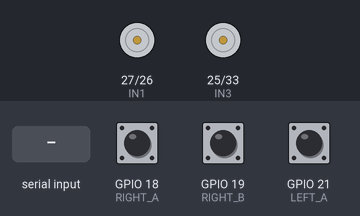
Bench run of a sketch on a simulated ESP32. Shown: motor-driver pin pairs drawn as motors (green arrow = first pin HIGH = forward, orange = second pin HIGH = backward, longer = more drive, scaled by the enable pin). The test bench sets the inputs (shaded band); at power-on: GPIO 18 (RIGHT_A) HIGH, GPIO 19 (RIGHT_B) HIGH, GPIO 21 (LEFT_A) HIGH. What the sketch prints to the serial monitor is not drawn.

Above: at 1.2 s.
1.3 s: "1" received over Serial
At 1.9 s:
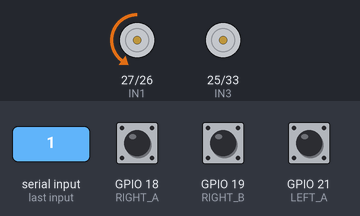
4.3 s: "2" received over Serial
At 6.9 s:
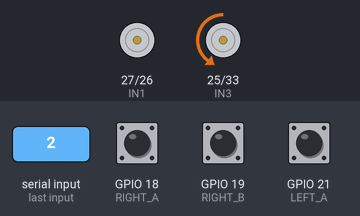
7.3 s: "3" received over Serial
10.3 s: GPIO 18 (RIGHT_A) pulled LOW for 0.15 s
13.4 s: "A" received over Serial
At 17.2 s:
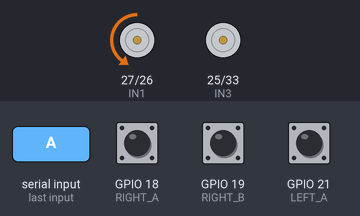
Timing chart, 0 to 17.4 s (numbered marks = the images above; inputs shaded):
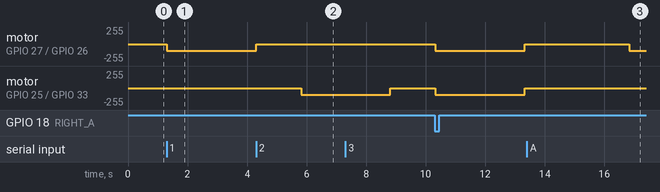

The sketch:

motor_power_diagnostic.ino
```cpp
// ============================================================
// MOTOR POWER DIAGNOSTIC TEST
// Bot 1 | ESP32 + L298N + Encoders
// ============================================================
// PURPOSE:
//   Test each motor independently AND together to determine:
//   1. Whether each motor can spin at a given PWM
//   2. The encoder counts/second (= actual speed)
//   3. Whether running BOTH motors causes power starvation
//
// HOW TO READ RESULTS:
//   counts/sec × 60 ÷ 712 = RPM  (712 = counts/revolution)
//   Expected at PWM 100 on 5V: roughly 30-80 RPM
//   If counts/sec < 10 → motor is stalling (not enough power)
//   If LEFT >> RIGHT at same PWM → imbalance confirmed
//   If individual OK but BOTH low → power supply is the bottleneck
//
// CONNECTIONS: Same as Stage 2 (encoders + motors)
// SEND COMMANDS via Serial Monitor:
//   '1' → Test LEFT motor only
//   '2' → Test RIGHT motor only
//   '3' → Test BOTH motors simultaneously
//   'A' → Auto-run all 3 tests in sequence
// ============================================================

// --- Motor Pins ---
#define IN1  27
#define IN2  26
#define IN3  25
#define IN4  33
#define ENA  14
#define ENB  32

// --- Encoder Pins --- CORRECTED: physically swapped
// LEFT motor encoder  → physically on GPIO21/22
// RIGHT motor encoder → physically on GPIO18/19
#define LEFT_A   21
#define LEFT_B   22
#define RIGHT_A  18
#define RIGHT_B  19

// --- Test settings ---
#define TEST_PWM      100     // PWM value to test at (0-255)
#define TEST_SECS     3       // run duration per test
#define COUNTS_PER_REV 712.0f // from Stage 2

// ============================================================

volatile long leftCount  = 0;
volatile long rightCount = 0;

void IRAM_ATTR leftISR()
{
  // Left motor encoder on GPIO21/22: forward = negative → flip it
  if (digitalRead(LEFT_A) == digitalRead(LEFT_B)) leftCount--;
  else leftCount++;
}

void IRAM_ATTR rightISR()
{
  // Right motor encoder on GPIO18/19: forward = positive → keep
  if (digitalRead(RIGHT_A) == digitalRead(RIGHT_B)) rightCount++;
  else rightCount--;
}

// ============================================================

void leftMotor(int speed)
{
  speed = constrain(speed, -255, 255);
  if (speed > 0)      { digitalWrite(IN1, LOW);  digitalWrite(IN2, HIGH); }
  else if (speed < 0) { digitalWrite(IN1, HIGH); digitalWrite(IN2, LOW);  }
  else                { digitalWrite(IN1, LOW);  digitalWrite(IN2, LOW);  }
  analogWrite(ENA, abs(speed));
}

void rightMotor(int speed)
{
  speed = constrain(speed, -255, 255);
  if (speed > 0)      { digitalWrite(IN3, LOW);  digitalWrite(IN4, HIGH); }
  else if (speed < 0) { digitalWrite(IN3, HIGH); digitalWrite(IN4, LOW);  }
  else                { digitalWrite(IN3, LOW);  digitalWrite(IN4, LOW);  }
  analogWrite(ENB, abs(speed));
}

void stopMotors()
{
  analogWrite(ENA, 0); analogWrite(ENB, 0);
  digitalWrite(IN1, LOW); digitalWrite(IN2, LOW);
  digitalWrite(IN3, LOW); digitalWrite(IN4, LOW);
}

// ============================================================

void resetCounts()
{
  noInterrupts();
  leftCount  = 0;
  rightCount = 0;
  interrupts();
}

void printResult(const char* label, long L, long R, int secs)
{
  float Lps  = abs(L) / (float)secs;   // counts per second
  float Rps  = abs(R) / (float)secs;
  float Lrpm = Lps * 60.0f / COUNTS_PER_REV;
  float Rrpm = Rps * 60.0f / COUNTS_PER_REV;

  Serial.println();
  Serial.print("=== "); Serial.print(label); Serial.println(" ===");
  Serial.print("  Left  : "); Serial.print(L);
  Serial.print(" counts  ("); Serial.print(Lps, 1);
  Serial.print(" c/s  ~"); Serial.print(Lrpm, 1); Serial.println(" RPM)");
  Serial.print("  Right : "); Serial.print(R);
  Serial.print(" counts  ("); Serial.print(Rps, 1);
  Serial.print(" c/s  ~"); Serial.print(Rrpm, 1); Serial.println(" RPM)");

  // Power assessment
  if (L == 0 && R == 0)
    Serial.println("  ⚠ BOTH STALLED — no power reaching motors");
  else if (abs(L) < 20)
    Serial.println("  ⚠ LEFT  STALLED — check wiring or power");
  else if (abs(R) < 20)
    Serial.println("  ⚠ RIGHT STALLED — check wiring or power");
  else if (Lrpm > 0 && Rrpm > 0)
  {
    float ratio = (Lrpm > Rrpm) ? Lrpm / Rrpm : Rrpm / Lrpm;
    if (ratio > 2.0f)
      Serial.println("  ⚠ LARGE IMBALANCE — one motor much faster than other");
    else if (ratio > 1.3f)
      Serial.println("  ~ Minor imbalance — PI sync should handle this");
    else
      Serial.println("  ✓ Both motors well-balanced");
  }
  Serial.println();
}

// ============================================================

void runTest(const char* label, bool runLeft, bool runRight)
{
  Serial.println();
  Serial.print(">>> Starting: "); Serial.println(label);
  Serial.print("    PWM = "); Serial.print(TEST_PWM);
  Serial.print("  Duration = "); Serial.print(TEST_SECS); Serial.println("s");
  Serial.println("    Running...");

  resetCounts();

  unsigned long startMs = millis();
  unsigned long endMs   = startMs + (TEST_SECS * 1000UL);

  // Print live counts every 500ms during test
  unsigned long lastPrint = 0;

  while (millis() < endMs)
  {
    if (runLeft)  leftMotor(TEST_PWM);
    if (runRight) rightMotor(TEST_PWM);

    if (millis() - lastPrint >= 500)
    {
      lastPrint = millis();
      noInterrupts();
      long L = leftCount;
      long R = rightCount;
      interrupts();
      Serial.print("    L="); Serial.print(L);
      Serial.print("  R="); Serial.println(R);
    }
  }

  stopMotors();

  noInterrupts();
  long finalL = leftCount;
  long finalR = rightCount;
  interrupts();

  printResult(label, finalL, finalR, TEST_SECS);
  delay(1500);  // rest between tests
}

// ============================================================

void setup()
{
  Serial.begin(115200);

  pinMode(IN1, OUTPUT); pinMode(IN2, OUTPUT);
  pinMode(IN3, OUTPUT); pinMode(IN4, OUTPUT);
  pinMode(ENA, OUTPUT); pinMode(ENB, OUTPUT);

  pinMode(LEFT_A,  INPUT_PULLUP); pinMode(LEFT_B,  INPUT_PULLUP);
  pinMode(RIGHT_A, INPUT_PULLUP); pinMode(RIGHT_B, INPUT_PULLUP);

  attachInterrupt(digitalPinToInterrupt(LEFT_A),  leftISR,  CHANGE);
  attachInterrupt(digitalPinToInterrupt(RIGHT_A), rightISR, CHANGE);

  stopMotors();

  Serial.println();
  Serial.println("=============================================");
  Serial.println("  MOTOR POWER DIAGNOSTIC TEST");
  Serial.println("=============================================");
  Serial.print  ("  TEST_PWM      = "); Serial.println(TEST_PWM);
  Serial.print  ("  TEST_DURATION = "); Serial.print(TEST_SECS); Serial.println(" sec each");
  Serial.print  ("  COUNTS/REV    = "); Serial.println(COUNTS_PER_REV);
  Serial.println();
  Serial.println("Commands:");
  Serial.println("  '1' → Test LEFT  motor only");
  Serial.println("  '2' → Test RIGHT motor only");
  Serial.println("  '3' → Test BOTH  motors together");
  Serial.println("  'A' → Run ALL 3 tests in sequence");
  Serial.println();
  Serial.println("Lift robot off ground before testing!");
  Serial.println();
}

// ============================================================

void loop()
{
  if (Serial.available())
  {
    char cmd = Serial.read();

  if (cmd == '1')
      runTest("LEFT ONLY  (PWM=100)", true,  false);
    else if (cmd == '2')
      runTest("RIGHT ONLY (PWM=100)", false, true);
    else if (cmd == '3')
      runTest("BOTH MOTORS (PWM=100)", true,  true);
    else if (cmd == 'A' || cmd == 'a')
    {
      Serial.println(">>> AUTO TEST --- running all 3 in sequence...");
      delay(2000);
      runTest("LEFT ONLY  (PWM=100)", true,  false);
      runTest("RIGHT ONLY (PWM=100)", false, true);
      runTest("BOTH MOTORS (PWM=100)", true,  true);
      Serial.println(">>> ALL TESTS COMPLETE");
      Serial.println("Send 'A' to repeat.");
    }
  }
}
```

Measured:
- after the input at 1.3 s, motor on GPIO 27 (IN1) / GPIO 26 (IN2): stopped → backward 100/255 at once
- after the input at 4.3 s, motor on GPIO 25 (IN3) / GPIO 33 (IN4): stopped → backward 100/255 after 1.5 s
- after the input at 13.4 s, motor on GPIO 27 (IN1) / GPIO 26 (IN2): stopped → backward 100/255 after 3.4 s
